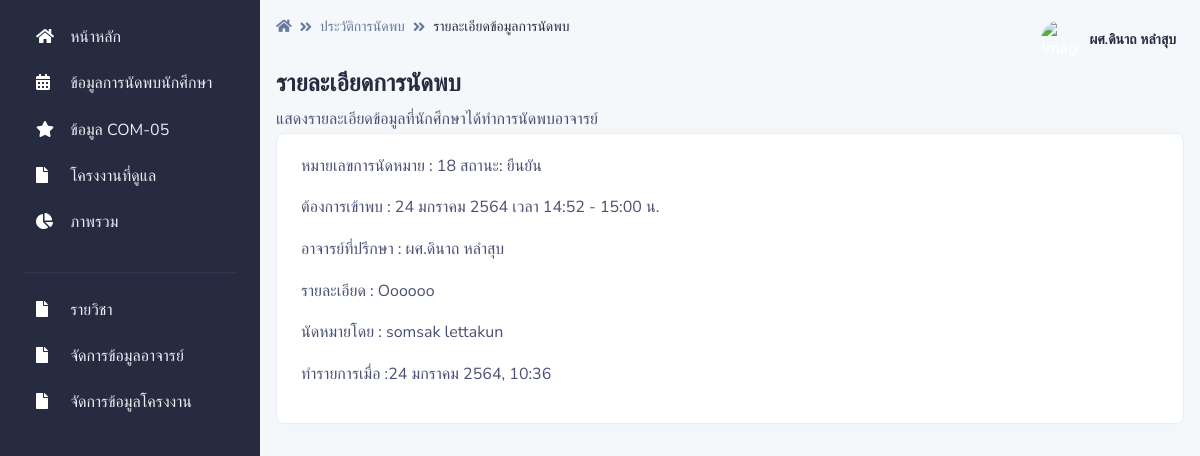
/pages/appoint_teacher/show.php?act=show&ID=18 (signed in), run on an earlier commit of the app's database.
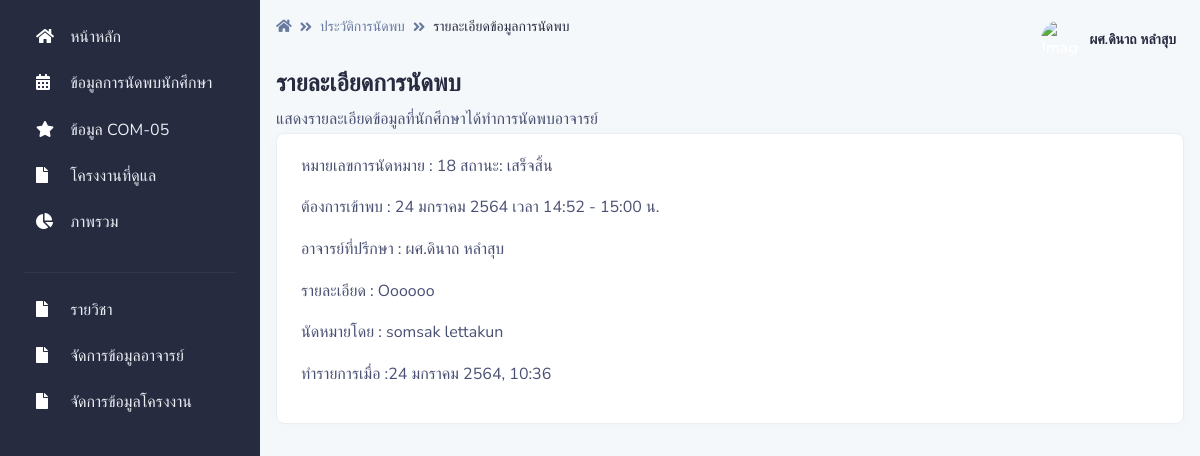
And on a later commit of the database.
### tables this page shows
CREATE TABLE `appoint` (
  `appoint_id` int(255) NOT NULL,
  `project_id` int(15) NOT NULL,
  `appoint_date_start` datetime NOT NULL,
  `appoint_date_end` datetime NOT NULL,
  `apooint_minute` int(3) NOT NULL,
  `appoint_comment` varchar(255) NOT NULL,
  `teacher_id` int(15) NOT NULL,
  `appoint_status` int(2) NOT NULL,
  `recorder` int(15) NOT NULL,
  `appoint_recorder` datetime NOT NULL DEFAULT current_timestamp()
);

CREATE TABLE `appoint_status` (
  `appoint_status_id` int(2) NOT NULL,
  `appoint_status_name` varchar(255) NOT NULL,
  `appoint_status_class` varchar(255) NOT NULL,
  `color_calendar` varchar(255) NOT NULL
);

CREATE TABLE `teacher` (
  `teacher_id` int(10) NOT NULL,
  `teacher_name` varchar(255) NOT NULL,
  `teacher_email` varchar(255) NOT NULL,
  `teacher_password` varchar(255) NOT NULL,
  `teacher_photo` varchar(255) NOT NULL,
  `teacher_type` int(1) NOT NULL DEFAULT 2
);

CREATE TABLE `student` (
  `student_id` int(15) NOT NULL,
  `student_name` varchar(255) NOT NULL,
  `student_major` int(2) NOT NULL,
  `student_phone` varchar(15) NOT NULL,
  `student_email` varchar(255) NOT NULL,
  `student_password` varchar(255) NOT NULL,
  `student_photo` varchar(255) NOT NULL,
  `student_project` int(15) NOT NULL,
  `student_type` varchar(1) NOT NULL DEFAULT 'A'
);

### pages/dateth.php (called while the page is built, shortened)
<?php
	function DateTimeThai($strDateTime)
	{
		$strYear = date("Y",strtotime($strDateTime))+543;
		$strMonth= date("n",strtotime($strDateTime));
		$strDay= date("j",strtotime($strDateTime));
		$strHour= date("H",strtotime($strDateTime));
		$strMinute= date("i",strtotime($strDateTime));
		$strMonthCut = Array("","มกราคม","กุมภาพันธ์","มีนาคม","เมษายน","พฤษภาคม","มิถุนายน","กรกฎาคม","สิงหาคม","กันยายน","ตุลาคม","พฤศจิกายน","ธันวาคม");
		$strMonthThai=$strMonthCut[$strMonth];
		return "$strDay $strMonthThai $strYear, $strHour:$strMinute";
	}
    function DateThai($strDate)
	{
		$strYear = date("Y",strtotime($strDate))+543;
		$strMonth= date("n",strtotime($strDate));
		$strDay= date("j",strtotime($strDate));
		$strMonthCut = Array("","มกราคม","กุมภาพันธ์","มีนาคม","เมษายน","พฤษภาคม","มิถุนายน","กรกฎาคม","สิงหาคม","กันยายน","ตุลาคม","พฤศจิกายน","ธันวาคม");
		$strMonthThai=$strMonthCut[$strMonth];
		return "$strDay $strMonthThai $strYear";
	}
	function HourMinute($strDatetoHourMinute)
	{
		$strHour= date("H",strtotime($strDatetoHourMinute));
		$strMinute= date("i",strtotime($strDatetoHourMinute));
		return "$strHour:$strMinute";
	}
	function HourMinute1($strDatetoHourMinute1)
	{
		$strHour= date("H",strtotime($strDatetoHourMinute1));
		$strMinute= date("i",strtotime($strDatetoHourMinute1));
		return "$strHour:$strMinute";
    }
?>

### pages/appoint_teacher/show.php (the view, shortened to what the changed rows need)
<?php
if (!$_SESSION["TeacherID"]){
    Header("Location: ../../login_te.php");
}else{?>
<?php include '../../conn.php';?>
<!DOCTYPE html>
<html lang="en">
<head>
    <link type="text/css" href="../../vendor/@fortawesome/fontawesome-free/css/all.min.css" rel="stylesheet">
    <link type="text/css" href="../../vendor/notyf/notyf.min.css" rel="stylesheet">
    <link type="text/css" href="../../css/volt.css" rel="stylesheet">
    <?php include '../dateth.php';?>
</head>
<body>
    <main class="content">
        <div class="py-0">
            <div class="d-flex justify-content-between w-100 flex-wrap">
                <div class="mb-3 mb-lg-0">
                    <h1 class="h4">รายละเอียดการนัดพบ</h1>
                </div>
            </div>
        </div>
        <div class="card border-light shadow-sm mb-4">
            <div class="card-body">
            <?php
            $appoint_id = $_REQUEST["ID"];
					$sql = "SELECT
                    appoint.appoint_id,
                    appoint.project_id,
                    project.project_name,
                    appoint.appoint_date_start,
                    appoint.appoint_date_end,
                    appoint.appoint_comment,
                    appoint.teacher_id,
                    teacher.teacher_name,
                    appoint.appoint_status,
                    appoint_status.appoint_status_name,
                    appoint.recorder,
                    student.student_name,
                    appoint.appoint_recorder
                    FROM
                    appoint
                    INNER JOIN project ON appoint.project_id = project.project_id
                    INNER JOIN teacher ON appoint.teacher_id = teacher.teacher_id
                    INNER JOIN appoint_status ON appoint.appoint_status = appoint_status.appoint_status_id
                    INNER JOIN student ON student.student_project = project.project_id AND appoint.recorder = student.student_id
                    WHERE
                    appoint.appoint_id ='$appoint_id'";
					$result = $con->query($sql);
					if ($result->num_rows > 0) {
						while($row = $result->fetch_assoc()) {
                            $strDate = $row["appoint_date_start"];
                            $strDatetoHourMinute = $row["appoint_date_start"];
                            $strDatetoHourMinute1 = $row["appoint_date_end"];
                            $strDateTime = $row["appoint_recorder"];
                            echo '<p> หมายเลขการนัดหมาย : ' . $row["appoint_id"].'    สถานะ: ' . $row["appoint_status_name"].'
           <p>ต้องการเข้าพบ : '.DateThai($strDate).'   เวลา '. HourMinute($strDatetoHourMinute).'  - '. HourMinute1($strDatetoHourMinute1).' น.
           <p> อาจารย์ที่ปรึกษา : ' . $row["teacher_name"].'
           <p> รายละเอียด : ' . $row["appoint_comment"].'
           <p> นัดหมายโดย : ' . $row["student_name"].'
           <p> ทำรายการเมื่อ :'.DateTimeThai($strDateTime).' ';
}
}
?>
            </div>
        </div>
    </main>
</body>
</html>
<?php }?>

What changed in the data, as far as the page shows it:
changed appoint "24 มกราคม 2564": appoint_status.appoint_status_name "ยืนยัน" → "เสร็จสิ้น"
